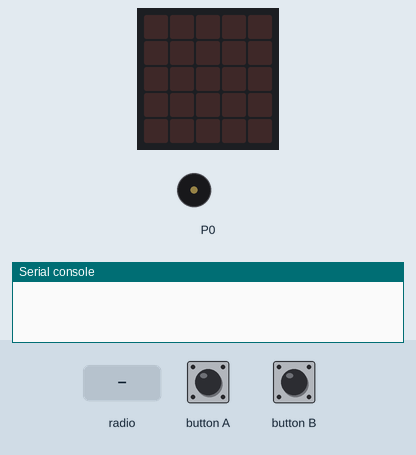
Bench run of a program on a simulated BBC micro:bit running MicroPython. Shown: the board's 5×5 LED display, buzzer (waves = sounding), the last lines printed to the serial console. The inputs (shaded band) are chosen by the test bench. No radio messages arrive unless stated (any console line starting 'radio sent:' is added by the test bench).

Above: at 1.2 s.
1.3 s: button A pressed for 0.15 s
At 2.9 s:
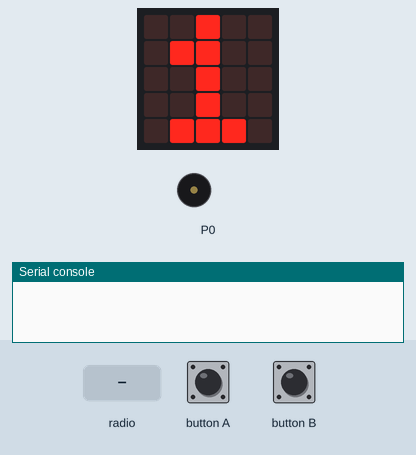
3.7 s: radio message "finalSteps" arrives
At 6.1 s:
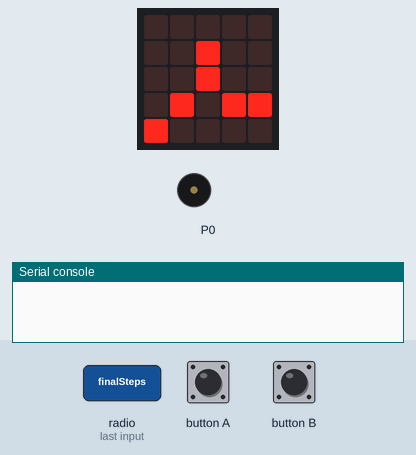
6.7 s: radio message "shoot" arrives
At 9.0 s:
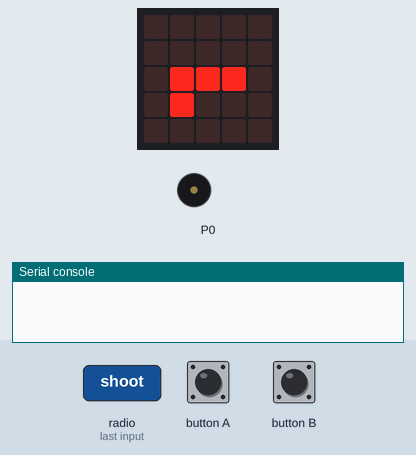
9.3 s: button B pressed for 0.15 s
At 10.2 s:
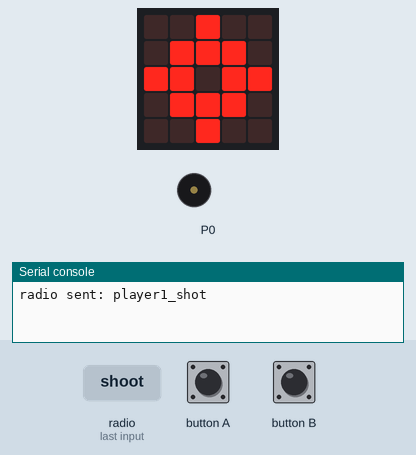
11.1 s: button A pressed for 1 s
At 11.96 s:
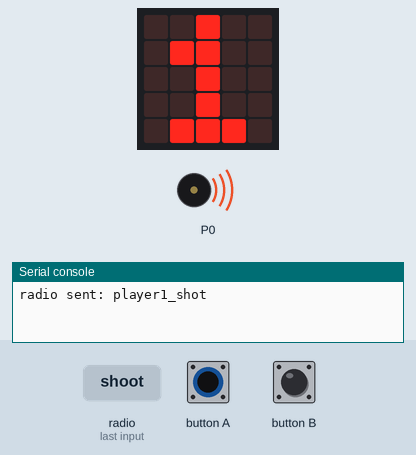
Timing chart, 0 to 14.1 s (numbered marks = the images above; inputs shaded):
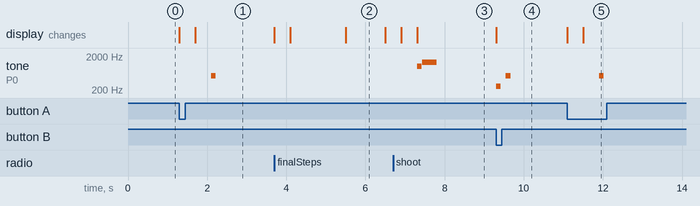

Measured:
- after the input at 1.3 s, tone on P0: silent → 523 Hz after 0.80 s, → silent 0.12 s later; the display: first changes at once (image 1 shows a later state)
- after the input at 3.7 s, the display: first changes at once (image 2 shows a later state)
- after the input at 6.7 s, tone on P0: silent → 988 Hz after 0.61 s, → silent 0.12 s later, → 1319 Hz 0.01 s later, → silent 0.36 s later; the display: first differs from a run without the input after 0.61 s (image 3)
- after the input at 9.3 s, tone on P0: silent → 262 Hz at once, → silent 0.12 s later, → 523 Hz 0.14 s later, → silent 0.12 s later; the display: changes at once (image 4)
- after the input at 11.1 s, tone on P0: silent → 523 Hz after 0.80 s, → silent 0.12 s later; the display: first changes at once (image 5 shows a later state)
- what the display in image 2 shows lasts 1.0 s, from 5.5 s to 6.5 s

The program:

Microbit_1__Player__Assessment_WANAGO_-main.py
```python
# Imports go at the top
from microbit import *
import radio
import music

radio.on()
radio.config(channel=7)
number = 0
message_receive = False
disabled = False
button_pressed = False

while True:
    receivedMsg = radio.receive()

    #amount of steps players need to take
    if receivedMsg == 'increase':
        number = number + 1
        display.show(number)

    if receivedMsg == 'decrease':
        number = number - 1
        display.show(number)

    if receivedMsg == 'finalSteps':
        display.show(number)
        sleep(1000)
        display.show(Image('00000:'
                           '00900:'
                           '00900:'
                           '09099:'
                           '90000'))
        sleep(1000)
        display.show(number)

    if button_a.was_pressed():
        number -= 1
        disabled = False
        display.show(number)
        music.play(['C5:1'])
        if number == 0:
            display.show(number)
            sleep(800)
            display.show(Image.TARGET)
            radio.send('takenSteps')
            sleep(100)

    if receivedMsg == 'shoot':
        number = 0
        message_receive = True
        display.show(Image('00000:'
                               '00000:'
                               '09990:'
                               '09000:'
                               '00000'))
        music.play(music.BA_DING)
        sleep(100)


    if button_b.is_pressed() and not button_pressed:
        if message_receive == True:
            radio.send('player1_shot')
            display.show(Image.TARGET)
            music.play(['C4:1', 'R:1', 'C5:1'], wait=True, loop=False)
            button_pressed = True
        elif not button_b.is_pressed():
            button_pressed = False

    if receivedMsg == 'winner1':
        display.show(Image.HAPPY)

    if receivedMsg == 'winner2':
        display.show(Image.SAD)

        
```
